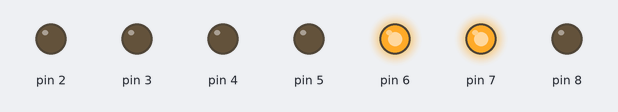
A sketch run on a simulated Arduino Uno, built with avr-gcc and run on an emulated ATmega328P. Parts: output pins drawn as LEDs (lit = HIGH).

Above: at 0.1 s.
Timing chart, 0 to 1.6 s (numbered marks = the images above):
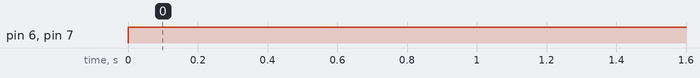

Measured:
- by itself, pin 6, pin 7: LOW → HIGH at 0.00 s

The sketch:

program_4.ino
```cpp
// Program to display counter(Counting Decoder) of wxyz without using 7447 IC decoder
int a,b,c,d,e,f,g,A,B,C,D;
int w=1;
int x=0;
int y=1;
int z=0;
void setup()
{
  pinMode(2, OUTPUT);
  pinMode(3, OUTPUT);
  pinMode(4, OUTPUT);
  pinMode(5, OUTPUT);
  pinMode(6, OUTPUT);
  pinMode(7, OUTPUT);
  pinMode(8, OUTPUT);
}
void loop()
{
  A=(x&&y&&z)||(w&&!z);
  B=(!x&&y&&z)||(x&&!y)||(x&&!z);
  C=(!w&&!y&&z)||(y&&!z);
  D=(!z);
  a=(!A&&!B&&!C&&D)||(B&&!C&&!D);
  b=(B&&!C&&D)||(B&&C&&!D);
  c=(!B&&C&&!D);
  d=(!B&&!C&&D)||(B&&!C&&!D)||(B&&C&&D);
  e=(B&&!C)||D;
  f=(!A&&!B&&D)||(!B&&C)||(C&&D);
  g=(!A&&!B&&!C)||(B&&C&&D);

  digitalWrite(2, a);
  digitalWrite(3, b);
  digitalWrite(4, c);
  digitalWrite(5, d);
  digitalWrite(6, e);
  digitalWrite(7, f);
  digitalWrite(8, g);
}
```
